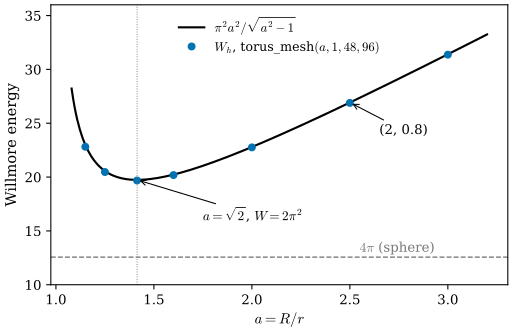

The script that saved this image:
"""Figure 41.5.4: the Willmore energy of the tori of revolution.

W(T_{R,r}) = int H^2 dA = pi^2 a^2 / sqrt(a^2 - 1), a = R / r (Example 41.5.14), minimum 2 pi^2 at a = sqrt 2.
Dots: the discrete energy W_h = sum_i |(L x)_i|^2 / (4 A_i) (mixed area) of torus_mesh(a, 1, 48, 96).
Gray dashed line: 4 pi, the energy of every round sphere. The running example (R, r) = (2, 0.8) is a = 2.5.

Run: PYTHONPATH=tools python3 chapters/41-discrete-curvature-variational/figures/fig-41-5-4-willmore-tori.py
"""
import sys
from pathlib import Path

import numpy as np

sys.path.insert(0, str(Path(__file__).resolve().parents[1] / "lib"))
import dgfig  # noqa: E402
dgfig.setup()
import matplotlib.pyplot as plt  # noqa: E402

import dgmesh as dm  # noqa: E402
import ddg41  # noqa: E402

C = dgfig.COLORS
W = lambda a: np.pi ** 2 * a * a / np.sqrt(a * a - 1)  # noqa: E731
avals = np.array([1.15, 1.25, 1.414, 1.6, 2.0, 2.5, 3.0])
Wh = np.array([ddg41.willmore_energy(*dm.torus_mesh(a, 1.0, 48, 96)) for a in avals])
assert np.all(Wh < W(avals)) and np.all(W(avals) - Wh < 0.2)
assert avals[np.argmin(Wh)] == 1.414
assert abs(ddg41.willmore_energy(*dm.torus_mesh(2.0, 0.8, 48, 96)) - ddg41.willmore_energy(*dm.torus_mesh(2.5, 1.0, 48, 96))) < 1e-9

fig, ax = plt.subplots(figsize=(5.6, 3.6))
aa = np.linspace(1.08, 3.2, 300)
ax.plot(aa, W(aa), color=C["main"], lw=1.6, label=r"$\pi^2a^2/\sqrt{a^2-1}$")
ax.plot(avals, Wh, "o", color=C["tangent"], ms=5, label=r"$W_h$, torus_mesh$(a, 1, 48, 96)$")
ax.axhline(4 * np.pi, color=C["aux"], lw=1.0, ls="--")
ax.text(2.55, 4 * np.pi + 0.5, r"$4\pi$ (sphere)", color=C["aux"], fontsize=10)
ax.axvline(np.sqrt(2), color=C["aux"], lw=0.7, ls=":")
ax.annotate(r"$a=\sqrt{2}$, $W=2\pi^2$", (np.sqrt(2), 2 * np.pi ** 2), (1.75, 16.0), fontsize=10,
            arrowprops=dict(arrowstyle="->", color=C["main"], lw=0.8))
ax.annotate("(2, 0.8)", (2.5, W(2.5)), (2.65, 24.0), fontsize=10, arrowprops=dict(arrowstyle="->", color=C["main"], lw=0.8))
ax.set_xlabel(r"$a = R/r$")
ax.set_ylabel(r"Willmore energy")
ax.set_ylim(10, 36)
ax.legend(fontsize=9.5, frameon=False, loc="upper center")
fig.subplots_adjust(left=0.12, right=0.97, bottom=0.15, top=0.96)
dgfig.save(fig, __file__)
print(np.round(Wh, 3).tolist(), np.round(W(avals), 3).tolist())
